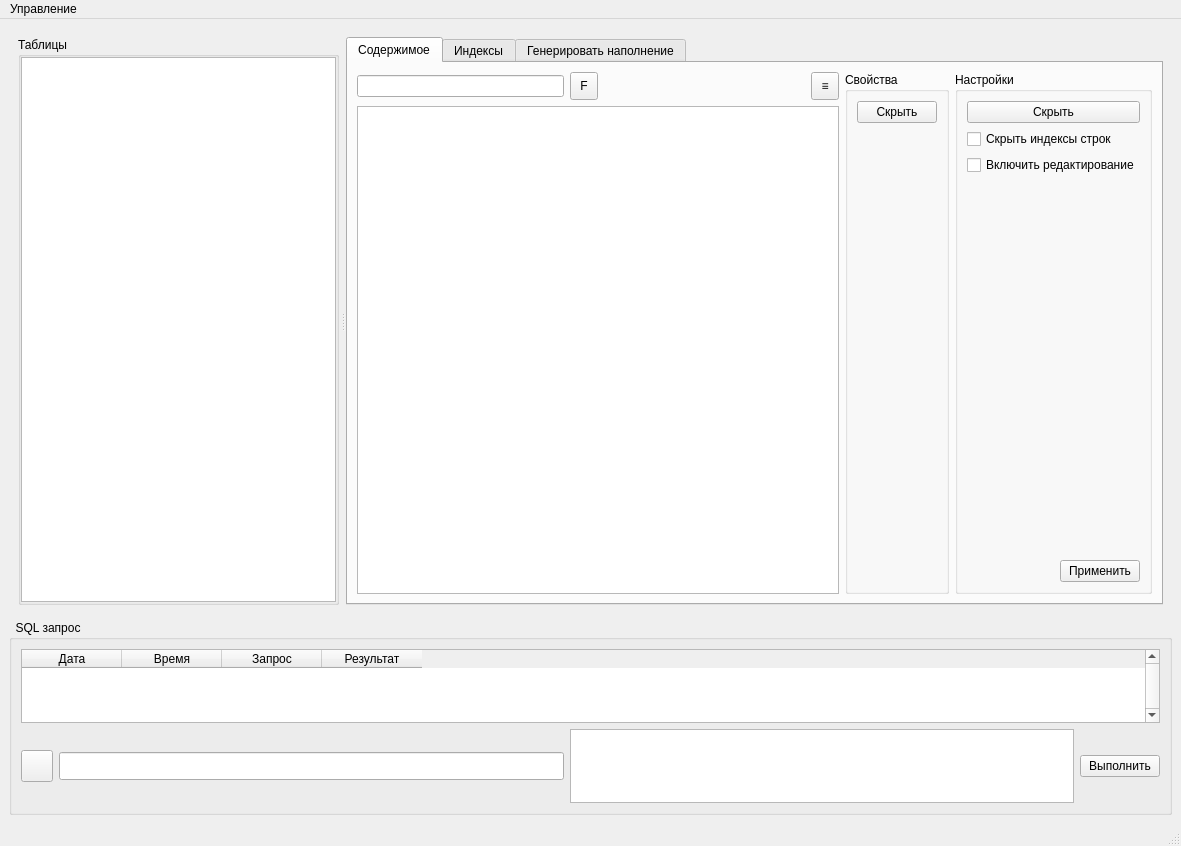
<?xml version="1.0" encoding="UTF-8"?>
<ui version="4.0">
 <class>MainWindow</class>
 <widget class="QMainWindow" name="MainWindow">
  <property name="geometry">
   <rect>
    <x>0</x>
    <y>0</y>
    <width>1181</width>
    <height>846</height>
   </rect>
  </property>
  <property name="windowTitle">
   <string>MainWindow</string>
  </property>
  <widget class="QWidget" name="centralwidget">
   <layout class="QVBoxLayout" name="verticalLayout" stretch="3,1">
    <item>
     <widget class="QStackedWidget" name="stack">
      <property name="currentIndex">
       <number>1</number>
      </property>
      <widget class="QWidget" name="page">
       <layout class="QVBoxLayout" name="verticalLayout_3">
        <item>
         <layout class="QHBoxLayout" name="horizontalLayout_5">
          <item>
           <widget class="QGroupBox" name="groupBox">
            <property name="title">
             <string>Войти вручную</string>
            </property>
            <layout class="QVBoxLayout" name="verticalLayout_4">
             <item>
              <layout class="QHBoxLayout" name="horizontalLayout_6">
               <item>
                <spacer name="horizontalSpacer_4">
                 <property name="orientation">
                  <enum>Qt::Horizontal</enum>
                 </property>
                 <property name="sizeHint" stdset="0">
                  <size>
                   <width>40</width>
                   <height>20</height>
                  </size>
                 </property>
                </spacer>
               </item>
               <item>
                <widget class="QLabel" name="label_5">
                 <property name="text">
                  <string>или</string>
                 </property>
                </widget>
               </item>
               <item>
                <widget class="QPushButton" name="pushButton_6">
                 <property name="minimumSize">
                  <size>
                   <width>28</width>
                   <height>28</height>
                  </size>
                 </property>
                 <property name="maximumSize">
                  <size>
                   <width>28</width>
                   <height>28</height>
                  </size>
                 </property>
                 <property name="text">
                  <string>&gt;</string>
                 </property>
                </widget>
               </item>
              </layout>
             </item>
             <item>
              <layout class="QGridLayout" name="gridLayout" rowstretch="0,0,0,0,0">
               <item row="2" column="0">
                <widget class="QLabel" name="label_2">
                 <property name="text">
                  <string>Имя пользователя</string>
                 </property>
                 <property name="alignment">
                  <set>Qt::AlignRight|Qt::AlignTrailing|Qt::AlignVCenter</set>
                 </property>
                </widget>
               </item>
               <item row="3" column="0">
                <widget class="QLabel" name="label_3">
                 <property name="text">
                  <string>Пароль</string>
                 </property>
                 <property name="alignment">
                  <set>Qt::AlignRight|Qt::AlignTrailing|Qt::AlignVCenter</set>
                 </property>
                </widget>
               </item>
               <item row="1" column="0">
                <widget class="QLabel" name="label">
                 <property name="text">
                  <string>Хост</string>
                 </property>
                 <property name="alignment">
                  <set>Qt::AlignRight|Qt::AlignTrailing|Qt::AlignVCenter</set>
                 </property>
                </widget>
               </item>
               <item row="4" column="0">
                <widget class="QLabel" name="label_4">
                 <property name="text">
                  <string>База даных</string>
                 </property>
                 <property name="alignment">
                  <set>Qt::AlignRight|Qt::AlignTrailing|Qt::AlignVCenter</set>
                 </property>
                </widget>
               </item>
               <item row="1" column="1">
                <widget class="QLineEdit" name="lineEdit"/>
               </item>
               <item row="2" column="1">
                <widget class="QLineEdit" name="lineEdit_2"/>
               </item>
               <item row="4" column="1">
                <widget class="QLineEdit" name="lineEdit_4"/>
               </item>
               <item row="3" column="1">
                <layout class="QHBoxLayout" name="horizontalLayout_14">
                 <item>
                  <widget class="QLineEdit" name="lineEdit_3"/>
                 </item>
                 <item>
                  <widget class="QPushButton" name="pushButton_16">
                   <property name="text">
                    <string>Скрыть</string>
                   </property>
                  </widget>
                 </item>
                </layout>
               </item>
              </layout>
             </item>
             <item>
              <spacer name="verticalSpacer">
               <property name="orientation">
                <enum>Qt::Vertical</enum>
               </property>
               <property name="sizeHint" stdset="0">
                <size>
                 <width>20</width>
                 <height>40</height>
                </size>
               </property>
              </spacer>
             </item>
            </layout>
           </widget>
          </item>
          <item>
           <widget class="QGroupBox" name="groupBox_2">
            <property name="title">
             <string>Выбрать сохранения</string>
            </property>
            <layout class="QVBoxLayout" name="verticalLayout_2">
             <item>
              <layout class="QHBoxLayout" name="horizontalLayout_4">
               <item>
                <widget class="QLineEdit" name="lineEdit_5"/>
               </item>
               <item>
                <widget class="QPushButton" name="pushButton_5">
                 <property name="text">
                  <string>Поиск</string>
                 </property>
                </widget>
               </item>
              </layout>
             </item>
             <item>
              <widget class="QListWidget" name="listWidget"/>
             </item>
            </layout>
           </widget>
          </item>
         </layout>
        </item>
        <item>
         <layout class="QHBoxLayout" name="horizontalLayout_3" stretch="1,1,1,3">
          <item>
           <widget class="QPushButton" name="pushButton_3">
            <property name="text">
             <string>Очистить</string>
            </property>
           </widget>
          </item>
          <item>
           <widget class="QPushButton" name="pushButton_4">
            <property name="text">
             <string>Сохранить как:</string>
            </property>
           </widget>
          </item>
          <item>
           <widget class="QLineEdit" name="lineEdit_6"/>
          </item>
          <item>
           <spacer name="horizontalSpacer_2">
            <property name="orientation">
             <enum>Qt::Horizontal</enum>
            </property>
            <property name="sizeHint" stdset="0">
             <size>
              <width>40</width>
              <height>20</height>
             </size>
            </property>
           </spacer>
          </item>
         </layout>
        </item>
        <item>
         <layout class="QHBoxLayout" name="horizontalLayout_2">
          <item>
           <spacer name="horizontalSpacer">
            <property name="orientation">
             <enum>Qt::Horizontal</enum>
            </property>
            <property name="sizeHint" stdset="0">
             <size>
              <width>40</width>
              <height>20</height>
             </size>
            </property>
           </spacer>
          </item>
          <item>
           <widget class="QPushButton" name="pushButton_2">
            <property name="text">
             <string>Отмена</string>
            </property>
           </widget>
          </item>
          <item>
           <widget class="QPushButton" name="pushButton">
            <property name="text">
             <string>Войти</string>
            </property>
           </widget>
          </item>
         </layout>
        </item>
       </layout>
      </widget>
      <widget class="QWidget" name="page_2">
       <layout class="QHBoxLayout" name="horizontalLayout_12">
        <item>
         <widget class="QSplitter" name="splitter">
          <property name="frameShape">
           <enum>QFrame::NoFrame</enum>
          </property>
          <property name="frameShadow">
           <enum>QFrame::Plain</enum>
          </property>
          <property name="lineWidth">
           <number>5</number>
          </property>
          <property name="midLineWidth">
           <number>2</number>
          </property>
          <property name="orientation">
           <enum>Qt::Horizontal</enum>
          </property>
          <property name="handleWidth">
           <number>7</number>
          </property>
          <widget class="QGroupBox" name="gb_tables">
           <property name="title">
            <string>Таблицы</string>
           </property>
           <layout class="QVBoxLayout" name="verticalLayout_12">
            <property name="spacing">
             <number>0</number>
            </property>
            <property name="leftMargin">
             <number>0</number>
            </property>
            <property name="topMargin">
             <number>0</number>
            </property>
            <property name="rightMargin">
             <number>0</number>
            </property>
            <property name="bottomMargin">
             <number>0</number>
            </property>
            <item>
             <widget class="QListWidget" name="lw_tables"/>
            </item>
           </layout>
          </widget>
          <widget class="QStackedWidget" name="stack_main">
           <property name="currentIndex">
            <number>1</number>
           </property>
           <widget class="QWidget" name="page_7">
            <layout class="QHBoxLayout" name="horizontalLayout_13">
             <item>
              <layout class="QVBoxLayout" name="verticalLayout_6" stretch="2">
               <item>
                <layout class="QHBoxLayout" name="horizontalLayout_11" stretch="1,1">
                 <item>
                  <widget class="QGroupBox" name="groupBox_4">
                   <property name="title">
                    <string>Информация</string>
                   </property>
                   <layout class="QVBoxLayout" name="verticalLayout_5">
                    <property name="leftMargin">
                     <number>0</number>
                    </property>
                    <property name="topMargin">
                     <number>0</number>
                    </property>
                    <property name="rightMargin">
                     <number>0</number>
                    </property>
                    <property name="bottomMargin">
                     <number>0</number>
                    </property>
                    <item>
                     <widget class="QStackedWidget" name="stackedWidget">
                      <property name="currentIndex">
                       <number>0</number>
                      </property>
                      <widget class="QWidget" name="page_3">
                       <layout class="QVBoxLayout" name="verticalLayout_8">
                        <item>
                         <layout class="QHBoxLayout" name="horizontalLayout_9">
                          <item>
                           <widget class="QLineEdit" name="lineEdit_7">
                            <property name="text">
                             <string>table_name</string>
                            </property>
                           </widget>
                          </item>
                          <item>
                           <widget class="QToolButton" name="tb_table">
                            <property name="minimumSize">
                             <size>
                              <width>28</width>
                              <height>28</height>
                             </size>
                            </property>
                            <property name="maximumSize">
                             <size>
                              <width>28</width>
                              <height>28</height>
                             </size>
                            </property>
                            <property name="text">
                             <string>≡</string>
                            </property>
                           </widget>
                          </item>
                         </layout>
                        </item>
                        <item>
                         <layout class="QHBoxLayout" name="horizontalLayout_10">
                          <item>
                           <widget class="QLabel" name="label_11">
                            <property name="text">
                             <string>columns</string>
                            </property>
                           </widget>
                          </item>
                          <item>
                           <widget class="QLabel" name="label_12">
                            <property name="text">
                             <string>0</string>
                            </property>
                           </widget>
                          </item>
                          <item>
                           <spacer name="horizontalSpacer_5">
                            <property name="orientation">
                             <enum>Qt::Horizontal</enum>
                            </property>
                            <property name="sizeHint" stdset="0">
                             <size>
                              <width>40</width>
                              <height>20</height>
                             </size>
                            </property>
                           </spacer>
                          </item>
                         </layout>
                        </item>
                        <item>
                         <widget class="QListWidget" name="listWidget_2"/>
                        </item>
                        <item>
                         <widget class="QPushButton" name="pushButton_10">
                          <property name="text">
                           <string>Добавить</string>
                          </property>
                         </widget>
                        </item>
                       </layout>
                      </widget>
                      <widget class="QWidget" name="page_5">
                       <widget class="QLabel" name="label_9">
                        <property name="geometry">
                         <rect>
                          <x>90</x>
                          <y>120</y>
                          <width>281</width>
                          <height>41</height>
                         </rect>
                        </property>
                        <property name="text">
                         <string>Информация о приложении и о сервере</string>
                        </property>
                       </widget>
                      </widget>
                     </widget>
                    </item>
                   </layout>
                  </widget>
                 </item>
                 <item>
                  <widget class="QGroupBox" name="groupBox_11">
                   <property name="title">
                    <string>Настройки</string>
                   </property>
                   <layout class="QVBoxLayout" name="verticalLayout_11">
                    <item>
                     <layout class="QGridLayout" name="gridLayout_2" rowstretch="1,1" columnstretch="1,1,1,1" rowminimumheight="1,1" columnminimumwidth="1,1,1,1">
                      <item row="0" column="0">
                       <widget class="QPushButton" name="pushButton_11">
                        <property name="minimumSize">
                         <size>
                          <width>80</width>
                          <height>80</height>
                         </size>
                        </property>
                        <property name="maximumSize">
                         <size>
                          <width>80</width>
                          <height>80</height>
                         </size>
                        </property>
                        <property name="text">
                         <string>Новая бд</string>
                        </property>
                       </widget>
                      </item>
                      <item row="0" column="3">
                       <widget class="QPushButton" name="pushButton_9">
                        <property name="minimumSize">
                         <size>
                          <width>80</width>
                          <height>80</height>
                         </size>
                        </property>
                        <property name="maximumSize">
                         <size>
                          <width>80</width>
                          <height>80</height>
                         </size>
                        </property>
                        <property name="text">
                         <string>ИмпортЭкспорт</string>
                        </property>
                       </widget>
                      </item>
                      <item row="0" column="1">
                       <widget class="QPushButton" name="pushButton_7">
                        <property name="minimumSize">
                         <size>
                          <width>80</width>
                          <height>80</height>
                         </size>
                        </property>
                        <property name="maximumSize">
                         <size>
                          <width>80</width>
                          <height>80</height>
                         </size>
                        </property>
                        <property name="text">
                         <string>Руководство пользователя</string>
                        </property>
                       </widget>
                      </item>
                      <item row="0" column="2">
                       <widget class="QPushButton" name="pushButton_8">
                        <property name="minimumSize">
                         <size>
                          <width>80</width>
                          <height>80</height>
                         </size>
                        </property>
                        <property name="maximumSize">
                         <size>
                          <width>80</width>
                          <height>80</height>
                         </size>
                        </property>
                        <property name="text">
                         <string>SQL запрос</string>
                        </property>
                       </widget>
                      </item>
                      <item row="1" column="0">
                       <widget class="QPushButton" name="pushButton_12">
                        <property name="minimumSize">
                         <size>
                          <width>80</width>
                          <height>80</height>
                         </size>
                        </property>
                        <property name="maximumSize">
                         <size>
                          <width>80</width>
                          <height>80</height>
                         </size>
                        </property>
                        <property name="text">
                         <string>Новая таблица</string>
                        </property>
                       </widget>
                      </item>
                      <item row="1" column="1">
                       <widget class="QPushButton" name="pushButton_13">
                        <property name="minimumSize">
                         <size>
                          <width>80</width>
                          <height>80</height>
                         </size>
                        </property>
                        <property name="maximumSize">
                         <size>
                          <width>80</width>
                          <height>80</height>
                         </size>
                        </property>
                        <property name="text">
                         <string>Настройки</string>
                        </property>
                       </widget>
                      </item>
                      <item row="1" column="2">
                       <widget class="QPushButton" name="pushButton_14">
                        <property name="minimumSize">
                         <size>
                          <width>80</width>
                          <height>80</height>
                         </size>
                        </property>
                        <property name="maximumSize">
                         <size>
                          <width>80</width>
                          <height>80</height>
                         </size>
                        </property>
                        <property name="text">
                         <string>Генерация таблиц</string>
                        </property>
                       </widget>
                      </item>
                      <item row="1" column="3">
                       <widget class="QPushButton" name="pushButton_15">
                        <property name="minimumSize">
                         <size>
                          <width>80</width>
                          <height>80</height>
                         </size>
                        </property>
                        <property name="maximumSize">
                         <size>
                          <width>80</width>
                          <height>80</height>
                         </size>
                        </property>
                        <property name="text">
                         <string>Выход</string>
                        </property>
                       </widget>
                      </item>
                     </layout>
                    </item>
                    <item>
                     <widget class="QLabel" name="label_7">
                      <property name="text">
                       <string>Подписи клаивш</string>
                      </property>
                     </widget>
                    </item>
                    <item>
                     <layout class="QFormLayout" name="formLayout">
                      <item row="0" column="0">
                       <widget class="QLabel" name="label_8">
                        <property name="text">
                         <string>Тип</string>
                        </property>
                       </widget>
                      </item>
                      <item row="1" column="0">
                       <widget class="QLabel" name="label_10">
                        <property name="text">
                         <string>Сравнение</string>
                        </property>
                       </widget>
                      </item>
                      <item row="2" column="0">
                       <widget class="QLabel" name="label_13">
                        <property name="text">
                         <string>Размер</string>
                        </property>
                       </widget>
                      </item>
                      <item row="0" column="1">
                       <widget class="QLabel" name="label_14">
                        <property name="text">
                         <string>TextLabel</string>
                        </property>
                       </widget>
                      </item>
                      <item row="1" column="1">
                       <widget class="QLabel" name="label_15">
                        <property name="text">
                         <string>TextLabel</string>
                        </property>
                       </widget>
                      </item>
                      <item row="2" column="1">
                       <widget class="QLabel" name="label_16">
                        <property name="text">
                         <string>TextLabel</string>
                        </property>
                       </widget>
                      </item>
                     </layout>
                    </item>
                    <item>
                     <spacer name="verticalSpacer_2">
                      <property name="orientation">
                       <enum>Qt::Vertical</enum>
                      </property>
                      <property name="sizeHint" stdset="0">
                       <size>
                        <width>20</width>
                        <height>40</height>
                       </size>
                      </property>
                     </spacer>
                    </item>
                   </layout>
                  </widget>
                 </item>
                </layout>
               </item>
              </layout>
             </item>
            </layout>
           </widget>
           <widget class="QWidget" name="page_8">
            <layout class="QHBoxLayout" name="horizontalLayout_16">
             <property name="leftMargin">
              <number>0</number>
             </property>
             <property name="topMargin">
              <number>0</number>
             </property>
             <property name="rightMargin">
              <number>0</number>
             </property>
             <property name="bottomMargin">
              <number>0</number>
             </property>
             <item>
              <widget class="QTabWidget" name="tbw_tables">
               <property name="currentIndex">
                <number>0</number>
               </property>
               <widget class="QWidget" name="tab">
                <attribute name="title">
                 <string>Содержимое</string>
                </attribute>
                <layout class="QHBoxLayout" name="horizontalLayout_19" stretch="3,0,0">
                 <item>
                  <layout class="QVBoxLayout" name="verticalLayout_16">
                   <item>
                    <layout class="QHBoxLayout" name="horizontalLayout_15">
                     <item>
                      <widget class="QLineEdit" name="le_find"/>
                     </item>
                     <item>
                      <widget class="QToolButton" name="tb_find">
                       <property name="minimumSize">
                        <size>
                         <width>28</width>
                         <height>28</height>
                        </size>
                       </property>
                       <property name="maximumSize">
                        <size>
                         <width>28</width>
                         <height>28</height>
                        </size>
                       </property>
                       <property name="text">
                        <string>F</string>
                       </property>
                      </widget>
                     </item>
                     <item>
                      <spacer name="horizontalSpacer_7">
                       <property name="orientation">
                        <enum>Qt::Horizontal</enum>
                       </property>
                       <property name="sizeHint" stdset="0">
                        <size>
                         <width>40</width>
                         <height>20</height>
                        </size>
                       </property>
                      </spacer>
                     </item>
                     <item>
                      <widget class="QToolButton" name="tb_content">
                       <property name="minimumSize">
                        <size>
                         <width>28</width>
                         <height>28</height>
                        </size>
                       </property>
                       <property name="maximumSize">
                        <size>
                         <width>28</width>
                         <height>28</height>
                        </size>
                       </property>
                       <property name="text">
                        <string>≡</string>
                       </property>
                      </widget>
                     </item>
                    </layout>
                   </item>
                   <item>
                    <widget class="QTableWidget" name="tw_content"/>
                   </item>
                  </layout>
                 </item>
                 <item>
                  <widget class="QGroupBox" name="gb_properties">
                   <property name="title">
                    <string>Свойства</string>
                   </property>
                   <layout class="QVBoxLayout" name="verticalLayout_17">
                    <item>
                     <widget class="QPushButton" name="pb_hide_properties">
                      <property name="text">
                       <string>Скрыть</string>
                      </property>
                     </widget>
                    </item>
                    <item>
                     <spacer name="verticalSpacer_5">
                      <property name="orientation">
                       <enum>Qt::Vertical</enum>
                      </property>
                      <property name="sizeHint" stdset="0">
                       <size>
                        <width>20</width>
                        <height>40</height>
                       </size>
                      </property>
                     </spacer>
                    </item>
                   </layout>
                  </widget>
                 </item>
                 <item>
                  <widget class="QSplitter" name="spl_content">
                   <property name="orientation">
                    <enum>Qt::Vertical</enum>
                   </property>
                   <widget class="QGroupBox" name="groupBox_5">
                    <property name="title">
                     <string>Настройки</string>
                    </property>
                    <layout class="QVBoxLayout" name="verticalLayout_13">
                     <item>
                      <widget class="QPushButton" name="pb_hide_settings">
                       <property name="text">
                        <string>Скрыть</string>
                       </property>
                      </widget>
                     </item>
                     <item>
                      <widget class="QCheckBox" name="cb_hide_row_indexes">
                       <property name="text">
                        <string>Скрыть индексы строк</string>
                       </property>
                      </widget>
                     </item>
                     <item>
                      <widget class="QCheckBox" name="cb_write_mode">
                       <property name="text">
                        <string>Включить редактирование</string>
                       </property>
                      </widget>
                     </item>
                     <item>
                      <spacer name="verticalSpacer_3">
                       <property name="orientation">
                        <enum>Qt::Vertical</enum>
                       </property>
                       <property name="sizeHint" stdset="0">
                        <size>
                         <width>20</width>
                         <height>40</height>
                        </size>
                       </property>
                      </spacer>
                     </item>
                     <item>
                      <layout class="QHBoxLayout" name="horizontalLayout_20">
                       <item>
                        <spacer name="horizontalSpacer_9">
                         <property name="orientation">
                          <enum>Qt::Horizontal</enum>
                         </property>
                         <property name="sizeHint" stdset="0">
                          <size>
                           <width>40</width>
                           <height>20</height>
                          </size>
                         </property>
                        </spacer>
                       </item>
                       <item>
                        <widget class="QPushButton" name="pb_settings_apply">
                         <property name="text">
                          <string>Применить</string>
                         </property>
                        </widget>
                       </item>
                      </layout>
                     </item>
                    </layout>
                   </widget>
                  </widget>
                 </item>
                </layout>
               </widget>
               <widget class="QWidget" name="tab_2">
                <attribute name="title">
                 <string>Индексы</string>
                </attribute>
                <layout class="QVBoxLayout" name="verticalLayout_14">
                 <item>
                  <widget class="QSplitter" name="splitter_2">
                   <property name="orientation">
                    <enum>Qt::Horizontal</enum>
                   </property>
                   <widget class="QTableWidget" name="tw_indexes">
                    <column>
                     <property name="text">
                      <string/>
                     </property>
                    </column>
                    <column>
                     <property name="text">
                      <string>Имя</string>
                     </property>
                    </column>
                    <column>
                     <property name="text">
                      <string>Тип данных</string>
                     </property>
                    </column>
                    <column>
                     <property name="text">
                      <string>По умолчанию</string>
                     </property>
                    </column>
                    <column>
                     <property name="text">
                      <string>Комментарии</string>
                     </property>
                    </column>
                    <column>
                     <property name="text">
                      <string>UNIQUE</string>
                     </property>
                    </column>
                    <column>
                     <property name="text">
                      <string>AUTO INCREMENT</string>
                     </property>
                    </column>
                    <column>
                     <property name="text">
                      <string>PRIMARY KEY</string>
                     </property>
                    </column>
                    <column>
                     <property name="text">
                      <string>FOREIGN KEY</string>
                     </property>
                    </column>
                    <column>
                     <property name="text">
                      <string>CHECK</string>
                     </property>
                    </column>
                   </widget>
                   <widget class="QGroupBox" name="gb_references">
                    <property name="title">
                     <string>Свойства</string>
                    </property>
                    <layout class="QVBoxLayout" name="verticalLayout_7">
                     <item>
                      <widget class="QCheckBox" name="checkBox_3">
                       <property name="text">
                        <string>Имя</string>
                       </property>
                      </widget>
                     </item>
                     <item>
                      <widget class="QCheckBox" name="checkBox">
                       <property name="text">
                        <string>Тип данных</string>
                       </property>
                      </widget>
                     </item>
                     <item>
                      <widget class="QCheckBox" name="checkBox_2">
                       <property name="text">
                        <string>По умолчанию</string>
                       </property>
                      </widget>
                     </item>
                     <item>
                      <widget class="QCheckBox" name="checkBox_6">
                       <property name="text">
                        <string>Комментарии</string>
                       </property>
                      </widget>
                     </item>
                     <item>
                      <widget class="QCheckBox" name="checkBox_9">
                       <property name="text">
                        <string>UNIQUE</string>
                       </property>
                      </widget>
                     </item>
                     <item>
                      <widget class="QCheckBox" name="checkBox_5">
                       <property name="text">
                        <string>AUTO INCREMENT</string>
                       </property>
                      </widget>
                     </item>
                     <item>
                      <widget class="QCheckBox" name="checkBox_10">
                       <property name="text">
                        <string>PRIMARY KEY</string>
                       </property>
                      </widget>
                     </item>
                     <item>
                      <widget class="QCheckBox" name="checkBox_7">
                       <property name="text">
                        <string>FOREIGN KEY</string>
                       </property>
                      </widget>
                     </item>
                     <item>
                      <widget class="QCheckBox" name="checkBox_8">
                       <property name="text">
                        <string>CHECK</string>
                       </property>
                      </widget>
                     </item>
                     <item>
                      <spacer name="verticalSpacer_4">
                       <property name="orientation">
                        <enum>Qt::Vertical</enum>
                       </property>
                       <property name="sizeHint" stdset="0">
                        <size>
                         <width>20</width>
                         <height>40</height>
                        </size>
                       </property>
                      </spacer>
                     </item>
                    </layout>
                   </widget>
                  </widget>
                 </item>
                </layout>
               </widget>
               <widget class="QWidget" name="tab_3">
                <attribute name="title">
                 <string>Генерировать наполнение</string>
                </attribute>
               </widget>
              </widget>
             </item>
            </layout>
           </widget>
          </widget>
         </widget>
        </item>
       </layout>
      </widget>
      <widget class="QWidget" name="page_6">
       <layout class="QVBoxLayout" name="verticalLayout_9">
        <item>
         <layout class="QHBoxLayout" name="horizontalLayout_8">
          <item>
           <widget class="QLabel" name="label_6">
            <property name="text">
             <string>Результат:</string>
            </property>
           </widget>
          </item>
          <item>
           <spacer name="horizontalSpacer_6">
            <property name="orientation">
             <enum>Qt::Horizontal</enum>
            </property>
            <property name="sizeHint" stdset="0">
             <size>
              <width>40</width>
              <height>20</height>
             </size>
            </property>
           </spacer>
          </item>
         </layout>
        </item>
        <item>
         <widget class="QTextEdit" name="te_result">
          <property name="readOnly">
           <bool>true</bool>
          </property>
         </widget>
        </item>
       </layout>
      </widget>
     </widget>
    </item>
    <item>
     <widget class="QGroupBox" name="gb_SQL">
      <property name="title">
       <string>  SQL запрос</string>
      </property>
      <layout class="QVBoxLayout" name="verticalLayout_10">
       <item>
        <widget class="QTableWidget" name="tw_story">
         <property name="verticalScrollBarPolicy">
          <enum>Qt::ScrollBarAlwaysOn</enum>
         </property>
         <property name="horizontalScrollBarPolicy">
          <enum>Qt::ScrollBarAlwaysOff</enum>
         </property>
         <attribute name="verticalHeaderVisible">
          <bool>false</bool>
         </attribute>
         <column>
          <property name="text">
           <string>Дата</string>
          </property>
         </column>
         <column>
          <property name="text">
           <string>Время</string>
          </property>
         </column>
         <column>
          <property name="text">
           <string>Запрос</string>
          </property>
         </column>
         <column>
          <property name="text">
           <string>Результат</string>
          </property>
         </column>
        </widget>
       </item>
       <item>
        <layout class="QHBoxLayout" name="horizontalLayout">
         <item>
          <widget class="QPushButton" name="pb_up_down">
           <property name="minimumSize">
            <size>
             <width>32</width>
             <height>32</height>
            </size>
           </property>
           <property name="maximumSize">
            <size>
             <width>32</width>
             <height>32</height>
            </size>
           </property>
           <property name="font">
            <font>
             <pointsize>26</pointsize>
            </font>
           </property>
           <property name="text">
            <string/>
           </property>
          </widget>
         </item>
         <item>
          <widget class="QLineEdit" name="le_req">
           <property name="minimumSize">
            <size>
             <width>0</width>
             <height>28</height>
            </size>
           </property>
          </widget>
         </item>
         <item>
          <widget class="QTextEdit" name="te_req"/>
         </item>
         <item>
          <widget class="QPushButton" name="pb_req">
           <property name="text">
            <string>Выполнить</string>
           </property>
          </widget>
         </item>
        </layout>
       </item>
      </layout>
     </widget>
    </item>
   </layout>
  </widget>
  <widget class="QMenuBar" name="menubar">
   <property name="geometry">
    <rect>
     <x>0</x>
     <y>0</y>
     <width>1181</width>
     <height>26</height>
    </rect>
   </property>
   <widget class="QMenu" name="menuEghfdktybt">
    <property name="title">
     <string>Управление</string>
    </property>
    <addaction name="act_to_main"/>
    <addaction name="act_to_sql"/>
   </widget>
   <addaction name="menuEghfdktybt"/>
  </widget>
  <widget class="QStatusBar" name="statusbar"/>
  <action name="act_to_main">
   <property name="text">
    <string>Главная</string>
   </property>
  </action>
  <action name="act_to_sql">
   <property name="text">
    <string>Запрос вручную</string>
   </property>
  </action>
 </widget>
 <resources/>
 <connections/>
</ui>
